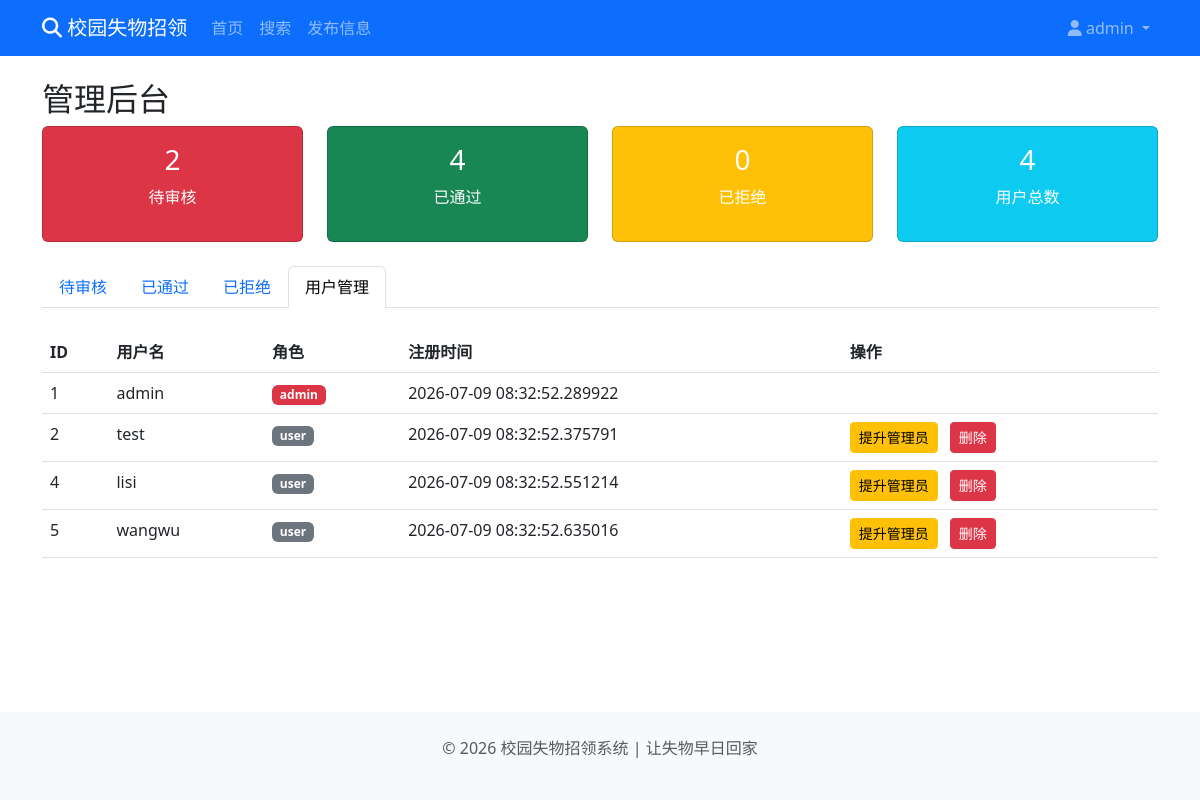
/admin?tab=users (signed in), run on an earlier commit of the app's database.
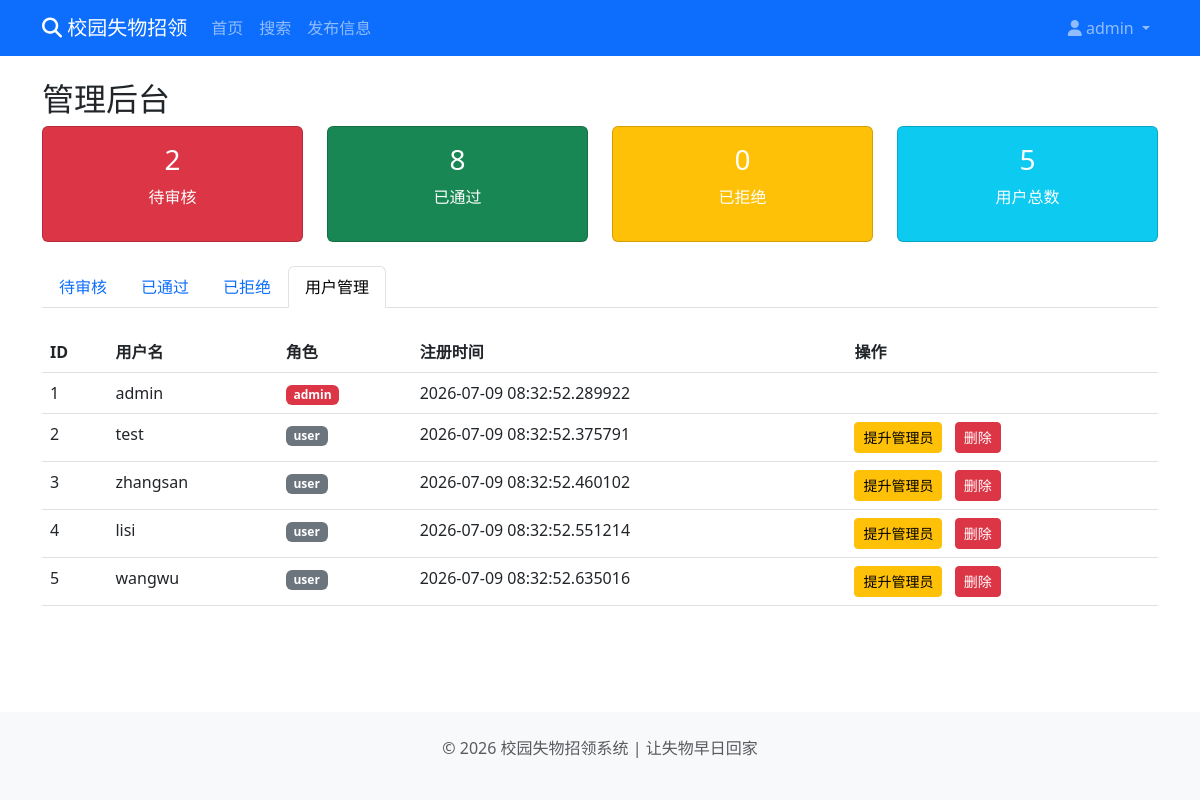
And on a later commit of the database.
### app.py (models this page shows, shortened)
class User(UserMixin, db.Model):
    id = db.Column(db.Integer, primary_key=True)
    username = db.Column(db.String(80), unique=True, nullable=False)
    password_hash = db.Column(db.String(120), nullable=False)
    role = db.Column(db.String(20), default='user')
    created_at = db.Column(db.DateTime, default=datetime.datetime.now)

### app.py (the view)
@app.route('/admin')
@login_required
def admin_dashboard():
    if current_user.role != 'admin':
        flash('无权访问管理后台', 'danger')
        return redirect(url_for('index'))
    tab = request.args.get('tab', 'pending')
    if tab == 'approved':
        posts = Post.query.filter_by(status='approved').order_by(Post.created_at.desc()).all()
    elif tab == 'rejected':
        posts = Post.query.filter_by(status='rejected').order_by(Post.created_at.desc()).all()
    else:
        posts = Post.query.filter_by(status='pending').order_by(Post.created_at.desc()).all()
    users = User.query.all()
    pending_count = Post.query.filter_by(status='pending').count()
    approved_count = Post.query.filter_by(status='approved').count()
    rejected_count = Post.query.filter_by(status='rejected').count()
    total_users = User.query.count()
    return render_template('admin_dashboard.html',
                           posts=posts, users=users, tab=tab,
                           pending_count=pending_count,
                           approved_count=approved_count,
                           rejected_count=rejected_count,
                           total_users=total_users)

### app.py (called while the page is built)
@login_manager.user_loader
def load_user(user_id):
    return User.query.get(int(user_id))

### templates/admin_dashboard.html (shortened to what this page needs)
{% extends "base.html" %}
{% block content %}
<h2>管理后台</h2>
<div class="row mb-4">
    <div class="col-md-3">
        <div class="card bg-danger text-white">
            <div class="card-body text-center">
                <h3>{{ pending_count }}</h3>
                <p>待审核</p>
            </div>
        </div>
    </div>
    <div class="col-md-3">
        <div class="card bg-success text-white">
            <div class="card-body text-center">
                <h3>{{ approved_count }}</h3>
                <p>已通过</p>
            </div>
        </div>
    </div>
    <div class="col-md-3">
        <div class="card bg-warning text-white">
            <div class="card-body text-center">
                <h3>{{ rejected_count }}</h3>
                <p>已拒绝</p>
            </div>
        </div>
    </div>
    <div class="col-md-3">
        <div class="card bg-info text-white">
            <div class="card-body text-center">
                <h3>{{ total_users }}</h3>
                <p>用户总数</p>
            </div>
        </div>
    </div>
</div>
<ul class="nav nav-tabs mb-4">
    <li class="nav-item">
        <a class="nav-link {% if tab == 'pending' %}active{% endif %}" href="{{ url_for('admin_dashboard', tab='pending') }}">待审核</a>
    </li>
    <li class="nav-item">
        <a class="nav-link {% if tab == 'approved' %}active{% endif %}" href="{{ url_for('admin_dashboard', tab='approved') }}">已通过</a>
    </li>
    <li class="nav-item">
        <a class="nav-link {% if tab == 'rejected' %}active{% endif %}" href="{{ url_for('admin_dashboard', tab='rejected') }}">已拒绝</a>
    </li>
    <li class="nav-item">
        <a class="nav-link {% if tab == 'users' %}active{% endif %}" href="{{ url_for('admin_dashboard', tab='users') }}">用户管理</a>
    </li>
</ul>
{% if tab == 'users' %}
<table class="table table-hover">
    <thead>
        <tr>
            <th>ID</th>
            <th>用户名</th>
            <th>角色</th>
            <th>注册时间</th>
            <th>操作</th>
        </tr>
    </thead>
    <tbody>
        {% for user in users %}
        <tr>
            <td>{{ user.id }}</td>
            <td>{{ user.username }}</td>
            <td><span class="badge bg-{{ 'danger' if user.role == 'admin' else 'secondary' }}">{{ user.role }}</span></td>
            <td>{{ user.created_at }}</td>
            <td>
                {% if user.role != 'admin' %}
                <a href="{{ url_for('promote_user', user_id=user.id) }}" class="btn btn-warning btn-sm">提升管理员</a>
                <a href="{{ url_for('delete_user', user_id=user.id) }}" class="btn btn-danger btn-sm ms-2">删除</a>
                {% endif %}
            </td>
        </tr>
        {% endfor %}
    </tbody>
</table>
{% endif %}
{% endblock %}

### templates/base.html (shortened to what this page needs)
<!DOCTYPE html>
<html lang="zh-CN">
<head>
    <link href="https://cdn.jsdelivr.net/npm/bootstrap@5.3.0/dist/css/bootstrap.min.css" rel="stylesheet">
    <link href="https://cdnjs.cloudflare.com/ajax/libs/font-awesome/6.4.0/css/all.min.css" rel="stylesheet">
    <link rel="stylesheet" href="{{ url_for('static', filename='css/style.css') }}">
</head>
<body>
    <nav class="navbar navbar-expand-lg navbar-dark bg-primary">
        <div class="container">
            <a class="navbar-brand" href="{{ url_for('index') }}">
                <i class="fas fa-search"></i> 校园失物招领
            </a>
            <div class="collapse navbar-collapse" id="navbarNav">
                <ul class="navbar-nav me-auto">
                    <li class="nav-item">
                        <a class="nav-link {% if request.path == '/' %}active{% endif %}" href="{{ url_for('index') }}">首页</a>
                    </li>
                    <li class="nav-item">
                        <a class="nav-link" href="{{ url_for('search') }}">搜索</a>
                    </li>
                    {% if current_user.is_authenticated %}
                    <li class="nav-item">
                        <a class="nav-link" href="{{ url_for('publish') }}">发布信息</a>
                    </li>
                    {% endif %}
                </ul>
                <ul class="navbar-nav">
                    {% if current_user.is_authenticated %}
                    <li class="nav-item dropdown">
                        <a class="nav-link dropdown-toggle" href="#" role="button" data-bs-toggle="dropdown">
                            <i class="fas fa-user"></i> {{ current_user.username }}
                        </a>
                    </li>
                    {% endif %}
                </ul>
            </div>
        </div>
    </nav>
    <main class="container mt-4">
        {% block content %}{% endblock %}
    </main>
    <footer class="bg-light py-4 mt-8">
        <div class="container text-center text-muted">
            <p>&copy; 2026 校园失物招领系统 | 让失物早日回家</p>
        </div>
    </footer>
</body>
</html>

What changed in the data, as far as the page shows it:
added User: id "3", username "zhangsan", role "user", created_at "2026-07-09 08:32:52.460102"
Also different on the page:
{{ approved_count }}: "4" → "8"
{{ total_users }}: "4" → "5"
